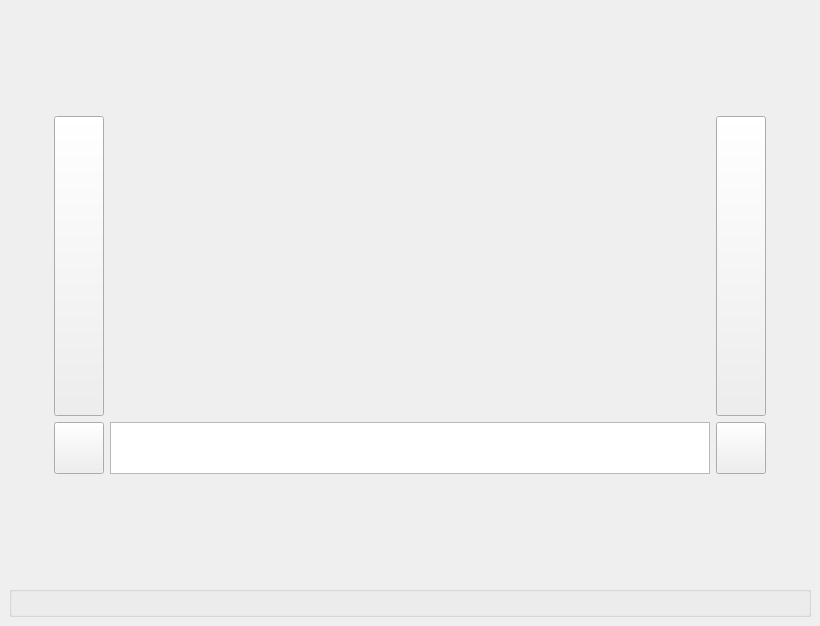
<?xml version="1.0" encoding="UTF-8"?>
<ui version="4.0">
 <class>Inspector_DockWidget</class>
 <widget class="QDockWidget" name="Inspector_DockWidget">
  <property name="geometry">
   <rect>
    <x>0</x>
    <y>0</y>
    <width>820</width>
    <height>626</height>
   </rect>
  </property>
  <property name="windowTitle">
   <string>Inspector</string>
  </property>
  <widget class="QWidget" name="Inspector_dockWidgetContents">
   <layout class="QGridLayout" name="Inspector_dockWidgetContents_gridLayout">
    <item row="1" column="0" colspan="4">
     <widget class="QGroupBox" name="Inspector_Options_groupBox">
      <property name="title">
       <string/>
      </property>
      <layout class="QGridLayout" name="Inspector_Options_groupBox_gridLayout"/>
     </widget>
    </item>
    <item row="0" column="0" colspan="4">
     <widget class="QFrame" name="Inspector_Overall_frame">
      <layout class="QGridLayout" name="Inspector_Overall_frame_gridLayout">
       <item row="6" column="1">
        <spacer name="Bottom_verticalSpacer">
         <property name="orientation">
          <enum>Qt::Vertical</enum>
         </property>
         <property name="sizeHint" stdset="0">
          <size>
           <width>20</width>
           <height>40</height>
          </size>
         </property>
        </spacer>
       </item>
       <item row="0" column="1">
        <spacer name="Top_verticalSpacer">
         <property name="orientation">
          <enum>Qt::Vertical</enum>
         </property>
         <property name="sizeHint" stdset="0">
          <size>
           <width>20</width>
           <height>40</height>
          </size>
         </property>
        </spacer>
       </item>
       <item row="1" column="1">
        <widget class="QFrame" name="Content_frame">
         <layout class="QGridLayout" name="Content_frame_gridLayout">
          <item row="0" column="0">
           <widget class="QLabel" name="Title_label">
            <property name="text">
             <string/>
            </property>
            <property name="wordWrap">
             <bool>true</bool>
            </property>
           </widget>
          </item>
          <item row="1" column="0">
           <layout class="QHBoxLayout" name="Image_horizontalLayout">
            <item>
             <widget class="QPushButton" name="Previous_Ibl_Set_pushButton">
              <property name="sizePolicy">
               <sizepolicy hsizetype="Minimum" vsizetype="Expanding">
                <horstretch>0</horstretch>
                <verstretch>0</verstretch>
               </sizepolicy>
              </property>
              <property name="minimumSize">
               <size>
                <width>50</width>
                <height>0</height>
               </size>
              </property>
              <property name="maximumSize">
               <size>
                <width>50</width>
                <height>16777215</height>
               </size>
              </property>
              <property name="statusTip">
               <string>Previous Ibl Set Push Button: Navigate To Previous Ibl Set In The Current Selected Collection.</string>
              </property>
              <property name="text">
               <string/>
              </property>
             </widget>
            </item>
            <item>
             <widget class="QLabel" name="Image_label">
              <property name="minimumSize">
               <size>
                <width>600</width>
                <height>300</height>
               </size>
              </property>
              <property name="text">
               <string/>
              </property>
              <property name="alignment">
               <set>Qt::AlignCenter</set>
              </property>
              <property name="wordWrap">
               <bool>true</bool>
              </property>
              <property name="textInteractionFlags">
               <set>Qt::LinksAccessibleByMouse|Qt::TextSelectableByMouse</set>
              </property>
             </widget>
            </item>
            <item>
             <widget class="QPushButton" name="Next_Ibl_Set_pushButton">
              <property name="sizePolicy">
               <sizepolicy hsizetype="Minimum" vsizetype="Expanding">
                <horstretch>0</horstretch>
                <verstretch>0</verstretch>
               </sizepolicy>
              </property>
              <property name="minimumSize">
               <size>
                <width>50</width>
                <height>0</height>
               </size>
              </property>
              <property name="maximumSize">
               <size>
                <width>50</width>
                <height>16777215</height>
               </size>
              </property>
              <property name="statusTip">
               <string>Next Ibl Set Push Button: Navigate To Next Ibl Set In The Current Selected Collection.</string>
              </property>
              <property name="text">
               <string/>
              </property>
             </widget>
            </item>
           </layout>
          </item>
          <item row="3" column="0">
           <widget class="QLabel" name="Details_label">
            <property name="text">
             <string/>
            </property>
            <property name="wordWrap">
             <bool>true</bool>
            </property>
           </widget>
          </item>
          <item row="2" column="0">
           <widget class="QFrame" name="Plates_frame">
            <layout class="QGridLayout" name="Platres_frame_gridLayout">
             <property name="margin">
              <number>0</number>
             </property>
             <item row="0" column="0">
              <widget class="QPushButton" name="Previous_Plate_pushButton">
               <property name="minimumSize">
                <size>
                 <width>50</width>
                 <height>52</height>
                </size>
               </property>
               <property name="maximumSize">
                <size>
                 <width>50</width>
                 <height>52</height>
                </size>
               </property>
               <property name="statusTip">
                <string>Previous Plate Push Button: Navigate To Previous Inspector Ibl Set Plate.</string>
               </property>
               <property name="text">
                <string/>
               </property>
              </widget>
             </item>
             <item row="0" column="2">
              <widget class="QPushButton" name="Next_Plate_pushButton">
               <property name="minimumSize">
                <size>
                 <width>50</width>
                 <height>52</height>
                </size>
               </property>
               <property name="maximumSize">
                <size>
                 <width>50</width>
                 <height>52</height>
                </size>
               </property>
               <property name="statusTip">
                <string>Next Plate Push Button: Navigate To Next Inspector Ibl Set Plate.</string>
               </property>
               <property name="text">
                <string/>
               </property>
              </widget>
             </item>
             <item row="0" column="1">
              <widget class="QListView" name="Plates_listView">
               <property name="sizePolicy">
                <sizepolicy hsizetype="Expanding" vsizetype="Fixed">
                 <horstretch>0</horstretch>
                 <verstretch>0</verstretch>
                </sizepolicy>
               </property>
               <property name="minimumSize">
                <size>
                 <width>600</width>
                 <height>52</height>
                </size>
               </property>
               <property name="maximumSize">
                <size>
                 <width>16777215</width>
                 <height>52</height>
                </size>
               </property>
              </widget>
             </item>
            </layout>
           </widget>
          </item>
         </layout>
        </widget>
       </item>
       <item row="1" column="0">
        <spacer name="Left_horizontalSpacer">
         <property name="orientation">
          <enum>Qt::Horizontal</enum>
         </property>
         <property name="sizeHint" stdset="0">
          <size>
           <width>40</width>
           <height>20</height>
          </size>
         </property>
        </spacer>
       </item>
       <item row="1" column="2">
        <spacer name="Right_horizontalSpacer">
         <property name="orientation">
          <enum>Qt::Horizontal</enum>
         </property>
         <property name="sizeHint" stdset="0">
          <size>
           <width>40</width>
           <height>20</height>
          </size>
         </property>
        </spacer>
       </item>
      </layout>
     </widget>
    </item>
   </layout>
  </widget>
 </widget>
 <resources/>
 <connections/>
</ui>
